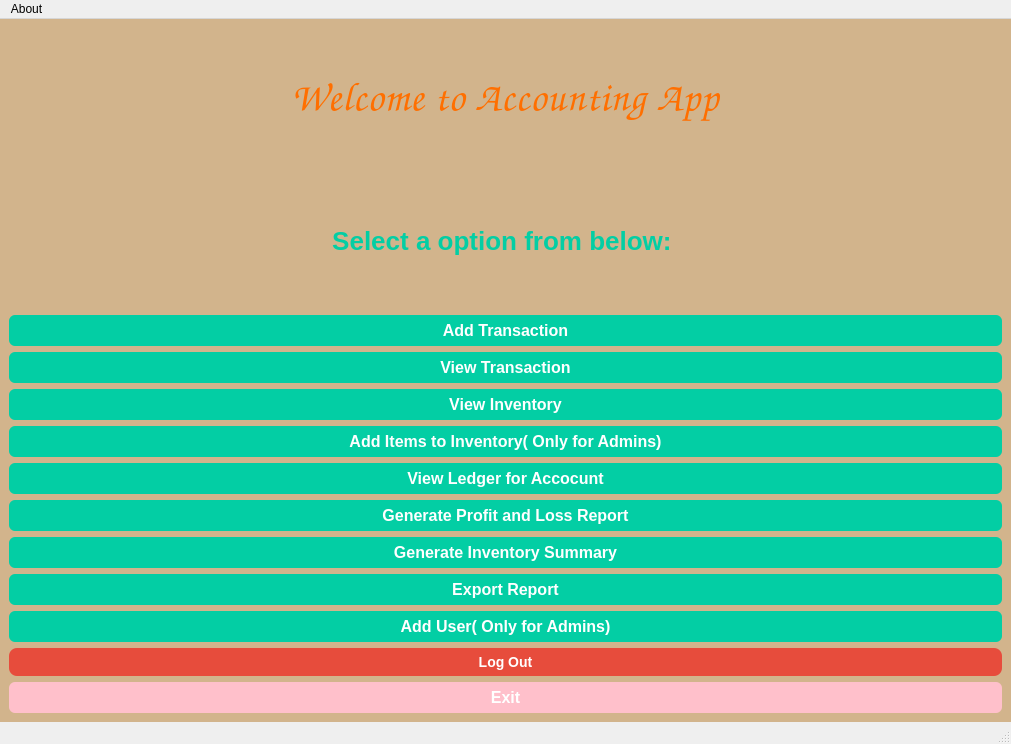
<?xml version="1.0" encoding="UTF-8"?>
<ui version="4.0">
 <class>MainWindow</class>
 <widget class="QMainWindow" name="MainWindow">
  <property name="geometry">
   <rect>
    <x>0</x>
    <y>0</y>
    <width>1011</width>
    <height>744</height>
   </rect>
  </property>
  <property name="windowTitle">
   <string>Accounting App</string>
  </property>
  <widget class="QWidget" name="centralwidget">
   <property name="styleSheet">
    <string notr="true">QWidget {
    background-color: #D2B48C;  /* Light brown background */
}

/* Style for all QPushButtons except logout */
QPushButton {
    background-color: #03CEA4;       /* Teal green */
    color: white;                    /* White text */
    border-radius: 6px;               /* Rounded corners */
    padding: 6px 14px;                /* Inner padding */
    font-size: 16px;                  /* Text size */
    font-weight: bold;                /* Bold text */
    border: none;                     /* No border */
}

QPushButton:hover {
    background-color: #02b895;        /* Slightly darker teal on hover */
}

QPushButton:pressed {
    background-color: #029a7d;        /* Dark teal when pressed */
    padding-top: 7px;                  /* Slight press effect */
    padding-bottom: 5px;
}

QPushButton:disabled {
    background-color: #95a5a6;        /* Greyed out */
    color: #7f8c8d;
}

/* Logout button retains its own style */
QPushButton#log_out_button {
    background-color: #e74c3c; 
    color: white; 
    border-radius: 8px;
    padding: 6px 14px;
    font-size: 14px;
    font-weight: bold;
    border: none;
}

QPushButton#log_out_button:hover {
    background-color: #c0392b;
}

QPushButton#log_out_button:pressed {
    background-color: #922b21;
    padding-top: 7px;
    padding-bottom: 5px;
}

QPushButton#log_out_button:disabled {
    background-color: #bdc3c7;
    color: #7f8c8d;
}
</string>
   </property>
   <layout class="QGridLayout" name="gridLayout">
    <item row="9" column="0">
     <widget class="QPushButton" name="view_tansaction">
      <property name="font">
       <font>
        <pointsize>-1</pointsize>
        <bold>true</bold>
       </font>
      </property>
      <property name="text">
       <string>View Transaction</string>
      </property>
     </widget>
    </item>
    <item row="6" column="0">
     <widget class="QPushButton" name="add_transaction">
      <property name="font">
       <font>
        <pointsize>-1</pointsize>
        <bold>true</bold>
       </font>
      </property>
      <property name="text">
       <string>Add Transaction</string>
      </property>
     </widget>
    </item>
    <item row="13" column="0">
     <widget class="QPushButton" name="profit_loss_button">
      <property name="font">
       <font>
        <pointsize>-1</pointsize>
        <bold>true</bold>
       </font>
      </property>
      <property name="text">
       <string>Generate Profit and Loss Report</string>
      </property>
     </widget>
    </item>
    <item row="12" column="0">
     <widget class="QPushButton" name="view_ledger_for_account">
      <property name="font">
       <font>
        <pointsize>-1</pointsize>
        <bold>true</bold>
       </font>
      </property>
      <property name="text">
       <string>View Ledger for Accocunt</string>
      </property>
     </widget>
    </item>
    <item row="18" column="0">
     <widget class="QPushButton" name="exit">
      <property name="styleSheet">
       <string notr="true">background-color: pink;</string>
      </property>
      <property name="text">
       <string>Exit</string>
      </property>
     </widget>
    </item>
    <item row="2" column="0">
     <widget class="QLabel" name="label_2">
      <property name="font">
       <font>
        <family>Segoe UI</family>
        <pointsize>-1</pointsize>
        <fontweight>DemiBold</fontweight>
       </font>
      </property>
      <property name="styleSheet">
       <string notr="true">QLabel#label_2 {
    color: #03CEA4;                   /* Teal text color */
    font-size: 26px;                   /* Medium font size */
    font-weight: 600;                  /* Semi-bold */
    font-family: &quot;Segoe UI&quot;, sans-serif;
    padding: 6px 10px;                 /* Some inner spacing */
    border: 2px;         /* Border with matching color */
    border-radius: 6px;                /* Rounded corners */
}

QLabel#label_2:hover {
    background-color: rgba(3, 206, 164, 0.2); /* Slightly brighter background */
    color: white;                             /* White text on hover */
    border-color: white;                      /* White border on hover */
}
</string>
      </property>
      <property name="text">
       <string>Select a option from below: </string>
      </property>
      <property name="alignment">
       <set>Qt::AlignmentFlag::AlignCenter</set>
      </property>
     </widget>
    </item>
    <item row="11" column="0">
     <widget class="QPushButton" name="add_items_to_inventory">
      <property name="font">
       <font>
        <pointsize>-1</pointsize>
        <bold>true</bold>
       </font>
      </property>
      <property name="text">
       <string>Add Items to Inventory( Only for Admins)</string>
      </property>
     </widget>
    </item>
    <item row="15" column="0">
     <widget class="QPushButton" name="export_report_button">
      <property name="font">
       <font>
        <pointsize>-1</pointsize>
        <bold>true</bold>
       </font>
      </property>
      <property name="text">
       <string>Export Report</string>
      </property>
     </widget>
    </item>
    <item row="16" column="0">
     <widget class="QPushButton" name="add_user_button">
      <property name="font">
       <font>
        <pointsize>-1</pointsize>
        <bold>true</bold>
       </font>
      </property>
      <property name="text">
       <string>Add User( Only for Admins)</string>
      </property>
     </widget>
    </item>
    <item row="14" column="0">
     <widget class="QPushButton" name="inventory_summary_button">
      <property name="font">
       <font>
        <pointsize>-1</pointsize>
        <bold>true</bold>
       </font>
      </property>
      <property name="text">
       <string>Generate Inventory Summary</string>
      </property>
     </widget>
    </item>
    <item row="10" column="0">
     <widget class="QPushButton" name="view_inventory">
      <property name="font">
       <font>
        <pointsize>-1</pointsize>
        <bold>true</bold>
       </font>
      </property>
      <property name="text">
       <string>View Inventory</string>
      </property>
     </widget>
    </item>
    <item row="1" column="0">
     <widget class="QLabel" name="label">
      <property name="font">
       <font>
        <family>Comic Sans MS</family>
        <pointsize>-1</pointsize>
        <bold>true</bold>
       </font>
      </property>
      <property name="styleSheet">
       <string notr="true">QLabel#label {
	color: #FF6F00;                   /* White text */
    font-size: 40px;                  /* Large text size */
    font-weight: bold;                /* Bold font */
    font-family: &quot;Comic Sans MS&quot;, &quot;Segoe Script&quot;, cursive;
    padding: 10px;                    /* Space inside the label */
    letter-spacing: 1px;              /* Slight spacing between letters */
    background-color: transparent;    /* No background fill */
}
</string>
      </property>
      <property name="text">
       <string>Welcome to Accounting App</string>
      </property>
      <property name="alignment">
       <set>Qt::AlignmentFlag::AlignCenter</set>
      </property>
     </widget>
    </item>
    <item row="17" column="0">
     <widget class="QPushButton" name="log_out_button">
      <property name="font">
       <font>
        <pointsize>-1</pointsize>
        <bold>true</bold>
       </font>
      </property>
      <property name="styleSheet">
       <string notr="true">QPushButton#log_out_button {
    background-color: #e74c3c;       /* Bright red background */
    color: white;                    /* White text */
    border-radius: 8px;               /* Rounded corners */
    padding: 6px 14px;                /* Inner padding */
    font-size: 14px;                  /* Text size */
    font-weight: bold;                /* Bold text */
    border: none;                     /* No border */
}

QPushButton#log_out_button:hover {
    background-color: #c0392b;       /* Darker red on hover */
}

QPushButton#log_out_button:pressed {
    background-color: #922b21;       /* Even darker red when pressed */
    padding-top: 7px;                 /* Slight press effect */
    padding-bottom: 5px;
}

QPushButton#log_out_button:disabled {
    background-color: #bdc3c7;       /* Greyed out when disabled */
    color: #7f8c8d;
}
</string>
      </property>
      <property name="text">
       <string>Log Out</string>
      </property>
     </widget>
    </item>
   </layout>
  </widget>
  <widget class="QMenuBar" name="menubar">
   <property name="geometry">
    <rect>
     <x>0</x>
     <y>0</y>
     <width>1011</width>
     <height>25</height>
    </rect>
   </property>
   <widget class="QMenu" name="menuAbout">
    <property name="title">
     <string>About</string>
    </property>
   </widget>
   <addaction name="menuAbout"/>
  </widget>
  <widget class="QStatusBar" name="statusbar"/>
 </widget>
 <resources/>
 <connections/>
</ui>
